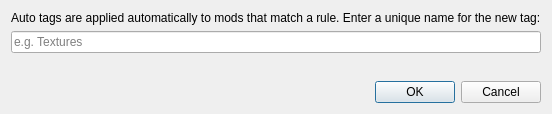
<?xml version="1.0" encoding="UTF-8"?>
<ui version="4.0">
 <class>AddAutoTagDialog</class>
 <widget class="QDialog" name="AddAutoTagDialog">
  <property name="geometry">
   <rect>
    <x>0</x>
    <y>0</y>
    <width>322</width>
    <height>114</height>
   </rect>
  </property>
  <property name="windowTitle">
   <string>Add Auto Tag</string>
  </property>
  <layout class="QVBoxLayout" name="verticalLayout">
   <item>
    <widget class="QLabel" name="info_label">
     <property name="text">
      <string>Auto tags are applied automatically to mods that match a rule. Enter a unique name for the new tag:</string>
     </property>
    </widget>
   </item>
   <item>
    <widget class="ValidatingLineEdit" name="name_field">
    <property name="placeholderText">
     <string>e.g. Textures</string>
    </property>
   </widget>
   </item>
   <item>
    <spacer name="verticalSpacer">
     <property name="orientation">
      <enum>Qt::Vertical</enum>
     </property>
     <property name="sizeHint" stdset="0">
      <size>
       <width>20</width>
       <height>15</height>
      </size>
     </property>
    </spacer>
   </item>
   <item>
    <widget class="QDialogButtonBox" name="buttonBox">
     <property name="orientation">
      <enum>Qt::Horizontal</enum>
     </property>
     <property name="standardButtons">
      <set>QDialogButtonBox::Cancel|QDialogButtonBox::Ok</set>
     </property>
    </widget>
   </item>
  </layout>
 </widget>
 <customwidgets>
  <customwidget>
   <class>ValidatingLineEdit</class>
   <extends>QLineEdit</extends>
   <header>ui/validatinglineedit.h</header>
  </customwidget>
 </customwidgets>
 <resources/>
 <connections>
  <connection>
   <sender>buttonBox</sender>
   <signal>accepted()</signal>
   <receiver>AddAutoTagDialog</receiver>
   <slot>accept()</slot>
   <hints>
    <hint type="sourcelabel">
     <x>248</x>
     <y>254</y>
    </hint>
    <hint type="destinationlabel">
     <x>157</x>
     <y>274</y>
    </hint>
   </hints>
  </connection>
  <connection>
   <sender>buttonBox</sender>
   <signal>rejected()</signal>
   <receiver>AddAutoTagDialog</receiver>
   <slot>reject()</slot>
   <hints>
    <hint type="sourcelabel">
     <x>316</x>
     <y>260</y>
    </hint>
    <hint type="destinationlabel">
     <x>286</x>
     <y>274</y>
    </hint>
   </hints>
  </connection>
 </connections>
</ui>
